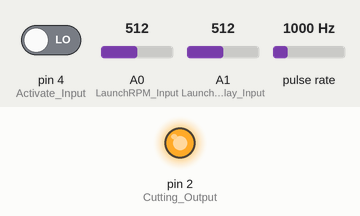
Bench run of a sketch on a simulated Arduino Uno, built with avr-gcc and run on an emulated ATmega328P. On the bench: output pins drawn as LEDs (lit = HIGH). Wiring (inferred from the names in the program): pulse sensor: data pin 3. The inputs (shaded band) are chosen by the test bench; at power-on: pulse rate 1000 Hz, A0 (LaunchRPM_Input) = 512, A1 (LaunchDelay_Input) = 512, pin 4 (Activate_Input) LOW. What the sketch prints to the serial monitor is not drawn.

Above: at 1.2 s.
1.3 s: pulse rate (sensor on pin 3) set to 3750 Hz
At 2.1 s:
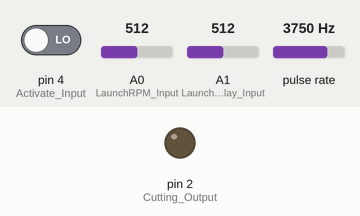
4.3 s: A0 (LaunchRPM_Input) set to 214
7.3 s: A0 (LaunchRPM_Input) set to 186
At 8.1 s:
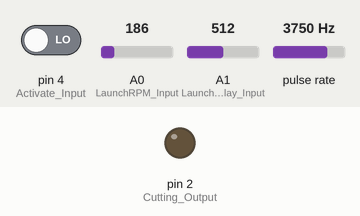
10.3 s: A1 (LaunchDelay_Input) set to 0
At 10.63 s:
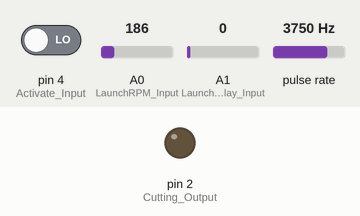
13.3 s: pin 4 (Activate_Input) driven HIGH
14.8 s: pin 4 (Activate_Input) driven LOW
At 16.09 s:
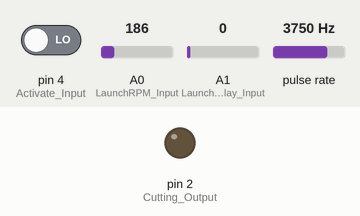
Timing chart, 0 to 18.8 s (numbered marks = the images above; inputs shaded):
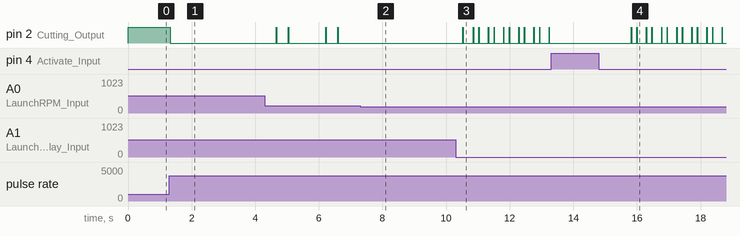

The sketch:

BM2Step.ino
```cpp
#include <SPI.h>
#include <Wire.h>
#include "Arduino.h"

int ontime,offtime,duty;
float freq,period;

#define pulse_ip 3
#define Cutting_Output 2
#define Activate_Input 4
#define LaunchRPM_Input A0
#define LaunchDelay_Input A1

#define BAUDRATE  115200

int LaunchRPM = 3500;
int CutRPMWindows = 500;
int CurrentRPM = 0;
int SmoothRPM[] = {0, 0, 0};
int SmoothRPMBuffer[] = {0, 0, 0};
bool Cutting2Step = false;
int PotRpmValue;

void setup() {
  Serial.begin(BAUDRATE);

  pinMode(pulse_ip,INPUT);
  pinMode(Cutting_Output, OUTPUT);
  pinMode(LaunchRPM_Input, INPUT);
  pinMode(LaunchDelay_Input, INPUT);
  pinMode(Activate_Input, INPUT);
}

void loop() {
  ontime = pulseIn(pulse_ip,HIGH);
  offtime = pulseIn(pulse_ip,LOW);
  period = ontime+offtime;
  freq = 1000000.0/period;
  duty = (ontime/period)*100;

  if (duty > 0 && duty < 100) {
    CurrentRPM = freq * 30;
    AddToSmooth(CurrentRPM);

    GetLaunchRPM();
    GetCutRPM();
    Check2Step();

    SerialPrinting();
  }
  else {
    Disable2Step();
    Serial.print("Unknown RPM detected!");
    Serial.println("");
  }

  delay(1);

}

void GetLaunchRPM() {
  PotRpmValue = analogRead(LaunchRPM_Input);
  if (PotRpmValue>203)
  {
    LaunchRPM = map(PotRpmValue, 203, 1023, 4500, 9000);
  }
  else
  {
    if (PotRpmValue>126)
    {
      LaunchRPM = map(PotRpmValue, 127, 203, 3200, 4500);
    }
    else
    {
      LaunchRPM = map(PotRpmValue, 0, 126, 2500, 3200);
    }
  }
  LaunchRPM = (LaunchRPM +24)/25;
  LaunchRPM = LaunchRPM * 25;
}

void GetCutRPM() {
  CutRPMWindows = analogRead(LaunchDelay_Input);
}

void SerialPrinting() {
  Serial.print("Freq:");
  Serial.print(freq);
  Serial.print("Hz");

  Serial.print("\tDuty");
  Serial.print(duty);
  Serial.print("%");


  Serial.print("\tRPM:");
  Serial.print(GetSmoothRPM());
  //Serial.print(CurrentRPM);


  Serial.print("\t2Step:");
  Serial.print(Cutting2Step);
  Serial.print("\tLaunch:");
  Serial.print(LaunchRPM);
  Serial.print("\tCut:");
  Serial.print(CutRPMWindows);

  /*Serial.print("\ton");
  Serial.print(ontime);
  Serial.print("\toff");
  Serial.print(offtime);
  Serial.print("\ttime");
  Serial.print(period);*/

  Serial.println("");
}

void Check2Step() {
  bool CanLaunch = false;
  if (digitalRead(Activate_Input) == LOW) {
    CanLaunch = true;
  }

  if (CanLaunch) {
    if (GetSmoothRPM() > LaunchRPM && !Cutting2Step) {
    //if (CurrentRPM > LaunchRPM && !Cutting2Step) {
      Cutting2Step = true;
      digitalWrite(Cutting_Output, HIGH);
    }
    if (GetSmoothRPM() < LaunchRPM - CutRPMWindows && Cutting2Step) {
    //if (CurrentRPM < LaunchRPM - CutRPMWindows && Cutting2Step) {
      Cutting2Step = false;
      digitalWrite(Cutting_Output, LOW);
    }
  } else {
    Cutting2Step = false;
    digitalWrite(Cutting_Output, LOW);
  }
}

void Disable2Step() {

    Cutting2Step = false;
    digitalWrite(Cutting_Output, LOW);
}

void AddToSmooth(int AddThisRPM) {
  for (int i = 0; i < 3; i++) {
    SmoothRPMBuffer[i] = SmoothRPM[i];
  }

  SmoothRPM[0] = AddThisRPM;

  for (int i = 0; i < 2; i++) {
    SmoothRPM[i+1] = SmoothRPMBuffer[i];
  }
}

int GetSmoothRPM() {
  int TotalRPM = 0;
  for (int i = 0; i < 3; i++) {
    TotalRPM += SmoothRPM[i];
  }

  return TotalRPM / 3;
}

//#########################################################
//#########################################################
//#########################################################
//#########################################################


/*#define rpmPin 2
#define outputRPM 3
#define potPinDelay A0
#define potPinRPM1 A1
#define Activate 6

const int refreshRate = 10;

unsigned int cuttingDelay = 60;
unsigned int cuttingRPM1 = 6000;
unsigned int cuttingRPM2 = 4500;
volatile int revs = 0;
unsigned long rpm = 0;
unsigned long lastmillis = 0;
unsigned long lastmillisCutting = 0;
bool CuttingLimiter = false;
bool CanLaunch = false;


int SmoothSize = 50;
int SmoothingRPM[50];
int CurrentSmooth = 0;


void setup() {
  Serial.begin(115200);

  pinMode(Activate, INPUT);
  pinMode(rpmPin, INPUT);
  pinMode(outputRPM, OUTPUT);
  attachInterrupt(digitalPinToInterrupt(rpmPin), rpm_engine, FALLING);
}

void loop() {
  if (digitalRead(Activate) == LOW) {
    CanLaunch = true;
  }
  else {
    CanLaunch = false;
  }
  int potDelayRead = analogRead(potPinDelay);
  int potRPM1Read = analogRead(potPinRPM1);
  cuttingDelay = map(potDelayRead, 0, 1023, 0, 500);
  cuttingRPM1 = map(potRPM1Read, 0, 1023, 4000, 9000);

  if (millis() - lastmillis >= refreshRate) {
    //detachInterrupt(digitalPinToInterrupt(rpmPin)); // disable interrupt when calculating
    //rpm = (revs  *refreshRate);

    //CalcCutting();

    //SmoothingRPM[CurrentSmooth] = rpm;
    //if (CurrentSmooth < SmoothSize - 2) CurrentSmooth++;

    Serial.println("Cutting:" + String(CuttingLimiter) + ",\tRPM:" + String(rpm) + ",\tCut Delay:" + String(cuttingDelay) + ",\tCut RPM1:" + String(cuttingRPM1) + ",\tTest:" + String(revs));
    Serial.flush();

    revs = 0; // restart the RPM counter
    lastmillis = millis(); // update lastmillis
    //attachInterrupt(digitalPinToInterrupt(rpmPin), rpm_engine, FALLING); // Enable interrupt
  }
}

int CalcSmoothRPM() {
  long AllRPM = 0;
   for (int i=0; i < SmoothSize; ++i ) {
    AllRPM += SmoothingRPM[i];
  }
  AllRPM = (AllRPM / SmoothSize);
  return (int) AllRPM;
}

void CalcCutting() {
  //Get Cutting
  if (CanLaunch) {
    if (CalcSmoothRPM() >= cuttingRPM1) {
      if (!CuttingLimiter) {
        CuttingLimiter = true;
        lastmillisCutting = millis();
      }
    }
    else {
      if (CuttingLimiter) {
        if (millis() - lastmillisCutting >= cuttingDelay) {
          CuttingLimiter = false;
        }
      }
    }
  }
  else {
    CuttingLimiter = false;
  }

  //Apply Cut
  if (CuttingLimiter) {
    digitalWrite(outputRPM, LOW);
  }
  else {
    digitalWrite(outputRPM, HIGH);
  }
}

void rpm_engine() {
  revs++;
}*/
```

Measured:
- after the input at 1.3 s, pin 2 (Cutting_Output): HIGH → LOW at once
- after the input at 7.3 s, pin 2 (Cutting_Output): stops changing and stays LOW
- after the input at 10.3 s, pin 2 (Cutting_Output): LOW → HIGH after 0.22 s, then repeats every 0.51 s: LOW 0.32 s, HIGH 0.01 s, LOW 0.17 s, HIGH 0.01 s
- after the input at 13.3 s, pin 2 (Cutting_Output): stops changing and stays LOW
- after the input at 14.8 s, pin 2 (Cutting_Output): LOW → HIGH after 1.0 s, then repeats every 0.48 s: LOW 0.17 s, HIGH 0.01 s, LOW 0.29 s, HIGH 0.01 s
